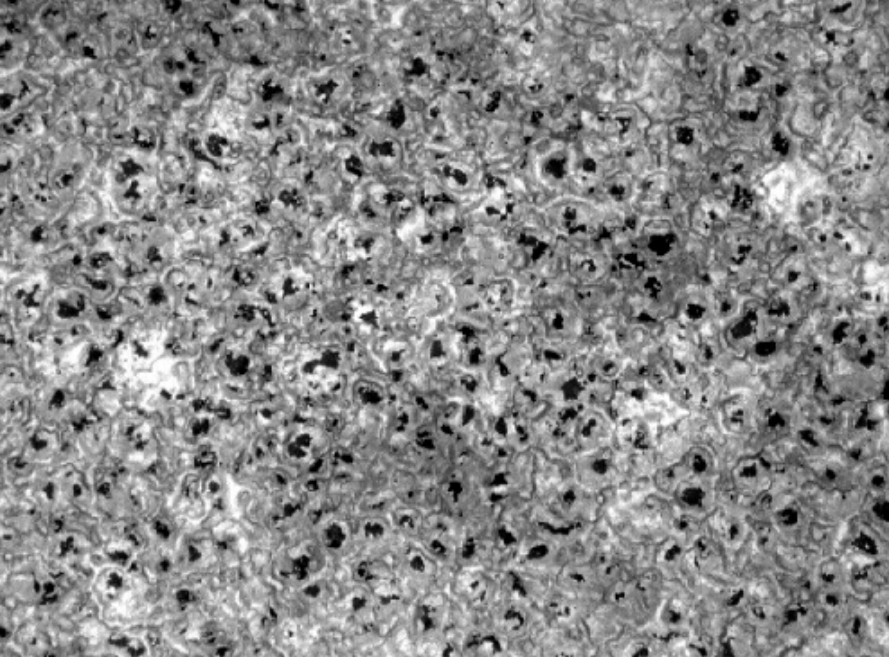
#> input picture Sahli method/test.png, 889 x 657 px, found by its file name
$ python Sahli_etal_2018_without_a.py
#> lines starting #> are read from the running program, lines starting #| are printed output that depends on the picture; after the words box and inside, x2 and y2 are one past the last pixel; in counts of white or black regions, pixels touching at a corner belong together
import numpy as np
from scipy.optimize import curve_fit
import matplotlib.pyplot as plt
from tqdm import tqdm
import math
import cv2
np.seterr(divide='ignore',invalid='ignore')
#code
def get_hist(img_gray,l = 8):
    '''
    param : img_gray is a mat
            l is the bit of the image
    return : histogram of img_gray
    '''
    hist, bins = np.histogram(img_gray.ravel(), bins=2**l, range=(0, 2**l))
    p = hist/sum(hist)
    return p

def get_pixels(img_gray,l = 8):
    '''
    param : img_gray is a mat
            l is the bit of the image
    return : number for each gray
    '''
    hist, bins = np.histogram(img_gray.ravel(), bins=2**l, range=(0, 2**l))
    pixel = hist
    return pixel

# [5 lines of commented-out code are left out]

def get_min_val(list1,list2):
    '''获得list1与list2组成的图像交点的左边的交点
    要求第一个参数必须是背景图像，第二个才是前景，顺序不能乱
    '''
    diff = list(np.array(list1) -np.array(list2))
    res = 0
    for index,val in enumerate(diff):
        if val >= 0:
            res = index
            break
    return res

def P1(u1,std_dev1,g):
    '''std_dev and u are constant'''
    res = 1 / (std_dev1 * 2**0.5 * np.pi ** 0.5) * np.exp(- (g - u1)**2 / (2 * std_dev1**2))
    return res

def P2(u2,std_dev2,d,g):
    '''a b c d are constant
    "a" is a normalization parameter
    '''
    # res = a * np.exp( ((z - b) / c)**2 ) * np.log(1 + np.exp(0.1 *(z - d)))
    res = 1 / (std_dev2 * 2**0.5 * np.pi ** 0.5) * np.exp(- (g - u2)**2 / (2 * std_dev2**2)) * np.log(1 + np.exp(0.1 * (g - d)))
    return res

def h(g,u1,std_dev1, u2,std_dev2,d,A_star):
    ''' g is var
        Other variables are constants that need to be estimated.
        And a is
    '''
    res = A_star * P1(u1,std_dev1,g) + (1 - A_star) * P2(u2,std_dev2,d,g)
    return res


def Sahli_etal_2018(img_gray,l = 8,savePath=None):
    '''
    method: Minimum_error_method - Sahli_etal_2018
    param : img_gray mat
            l is the bit of the image
    return: k(threshold) and binary_image_mat
    '''
    # Reference:paper [1]
    # Begin  ###################################################
    # Get the histogram of img_gray
    p = get_hist(img_gray,l)
    pixels = get_pixels(img_gray,l)
    # A_star_list     = [sum(pixels[0:k+1])/sum(pixels) for k in range(2**l)]
    # Sub_A_star_list = [1 - A_star for A_star in A_star_list]
    ydata = p.copy() # h(z) is ydata
    xdata = [i for i in range(len(ydata))]
    '''  u1:[0,255],std_dev1:[0,255],u2:[0:255],std_dev2:[0,255],d:[-np.inf:+np.inf],A_star:[0:1]'''
    param_bounds=([ 0,0,0,0,-np.inf,0],[255,255,255,255,np.inf,1])

    popt, pcov = curve_fit(h, xdata, ydata,bounds=param_bounds,maxfev = 10000)

    # for i,ch in enumerate( ['u1','std_dev1', 'u2','std_dev2','d','A_star']) :
    #     print(f"{ch}: {popt[i]}")

    u1,std_dev1,u2,std_dev2,d,A_star = popt
    y1  = [h(z, *popt) for z in xdata]  #直方图拟合后的y值
    y_p1 = [P1(u1,std_dev1,g) * A_star for g in xdata]  #前景的图线
    y_p2 = [P2(u2,std_dev2,d,g)*(1 - A_star) for g in xdata]  #背景的图线
    plt.plot(xdata,y_p1,"g")              #绘制前景图线
    plt.plot(xdata,y_p2,"black")        #绘制背景图线
    plt.plot(xdata, y1, 'r')           #直方图拟合的图线
    plt.plot(xdata, ydata , "b")     #原始直方图
    plt.legend(labels=["target","background","histgram","origin hist"],loc="lower right",fontsize=10)
    plt.grid()
    #寻找最接近的P1和P2的点作为相交点
    k = get_min_val(y_p2,y_p1)
    plt.axvline(x = k)
    # plt.show()
    # 保存一下绘制的直方图
    if savePath != None:
        plt.savefig(savePath)
    plt.close()
    _ , binary = cv2.threshold(img_gray, k, 2**l - 1, cv2.THRESH_BINARY)
    _ , binary = cv2.threshold(img_gray, k, 2**l - 1, cv2.THRESH_BINARY)
    # binary = cv2.bitwise_not(binary)
    return k,binary


if __name__ == "__main__":
    # img_concat_RGB_and_Binary(1)
    path = r"Sahli method\test.png"
    img = cv2.imread(path)
#> img is the input picture: shape (657, 889, 3); min 0, max 255, mean 137.1
    # img = cv2.resize(img,(400,400))
    gray_img = cv2.cvtColor(img,cv2.COLOR_BGR2GRAY)
    ret,b  = Sahli_etal_2018(gray_img)
#> in get_hist, `hist, bins = np.histogram(img_gray.ravel(), bins=2**l, range=(0, 2**l))`: hist = 256 values, max 6126 at index 147, min 4 at index 255, mean 2281.5; bins = 257 values from 0 to 256
#> in get_hist, `p = hist/sum(hist)`: p = 256 values, max 0.0105 at index 147, min 6.85e-06 at index 255, mean 0.00391
#> in get_pixels, `hist, bins = np.histogram(img_gray.ravel(), bins=2**l, range=(0, 2**l))`: bins = 257 values from 0 to 256
#> in get_pixels, `pixel = hist`: pixel has the same summary as hist in get_hist
#> in Sahli_etal_2018, `pixels = get_pixels(img_gray,l)`: pixels has the same summary as hist in get_hist
#> in Sahli_etal_2018, `ydata = p.copy()`: ydata has the same summary as p in get_hist
#> in Sahli_etal_2018, `xdata = [i for i in range(len(ydata))]`: xdata = 256 values from 0 to 255
#> in Sahli_etal_2018, `popt, pcov = curve_fit(h, xdata, ydata,bounds=param_bounds,maxfev = 10..`: popt = [1.96e-26, 132.3, 72.74, 53.05, 93.99, 0.377]; pcov = [[1282.8, -909.2, -206.9, 56.14, 48.11, -3.31], [-909.2, 957.9, 205, -63.2, -36.68, 3.17], [-206.9, 205, 45.4, -13.89, -8.04, 0.697], [56.14, -63.2, -13.89, 4.44, 2.19, -0.21], [48.11, -36.68, -8.04, 2.19, 1.94, -0.131], [-3.31, 3.17, 0.697, -0.21, -0.131, 0.0108]]
#> in Sahli_etal_2018, `u1,std_dev1,u2,std_dev2,d,A_star = popt`: u1 = 1.96e-26; std_dev1 = 132.3; u2 = 72.74; std_dev2 = 53.05; d = 93.99; A_star = 0.377
#> in Sahli_etal_2018, `y1  = [h(z, *popt) for z in xdata]`: y1 = 256 values, max 0.0104 at index 136, min 0.000384 at index 255, mean 0.00393
#> in Sahli_etal_2018, `y_p1 = [P1(u1,std_dev1,g) * A_star for g in xdata]`: y_p1 = 256 values, max 0.00114 at index 0, min 0.000177 at index 255, mean 0.000698
#> in Sahli_etal_2018, `y_p2 = [P2(u2,std_dev2,d,g)*(1 - A_star) for g in xdata]`: y_p2 = 256 values, max 0.00971 at index 137, min 1.52e-07 at index 0, mean 0.00323
#> in get_min_val, `diff = list(np.array(list1) -np.array(list2))`: diff = 256 values, max 0.00905 at index 138, min -0.00114 at index 0, mean 0.00253
#> the loop in get_min_val, `for index,val in enumerate(diff):` made 81 passes
#> res on pass 81: 80
#> val on passes 1 to 6: -0.00114, -0.00114, -0.00113, -0.00113, -0.00113, -0.00113
#> in Sahli_etal_2018, `k = get_min_val(y_p2,y_p1)`: k = 80
#> in Sahli_etal_2018, `plt.close()`:
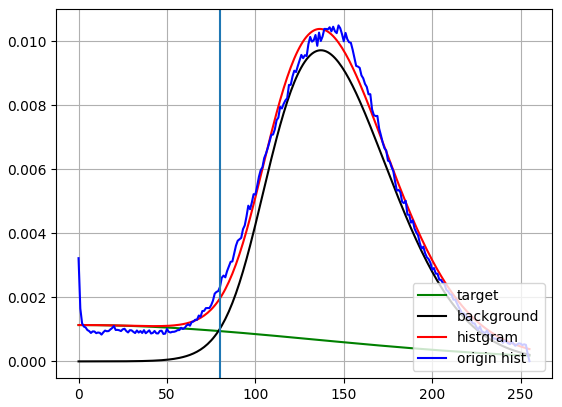
#> figure drawn by matplotlib, 1 panel; curve peaks at x = 0, y = 0.00114; curve peaks at x = 137, y = 0.00971; curve peaks at x = 136, y = 0.0104
#> in Sahli_etal_2018, `_ , binary = cv2.threshold(img_gray, k, 2**l - 1, cv2.THRESH_BINARY)`:
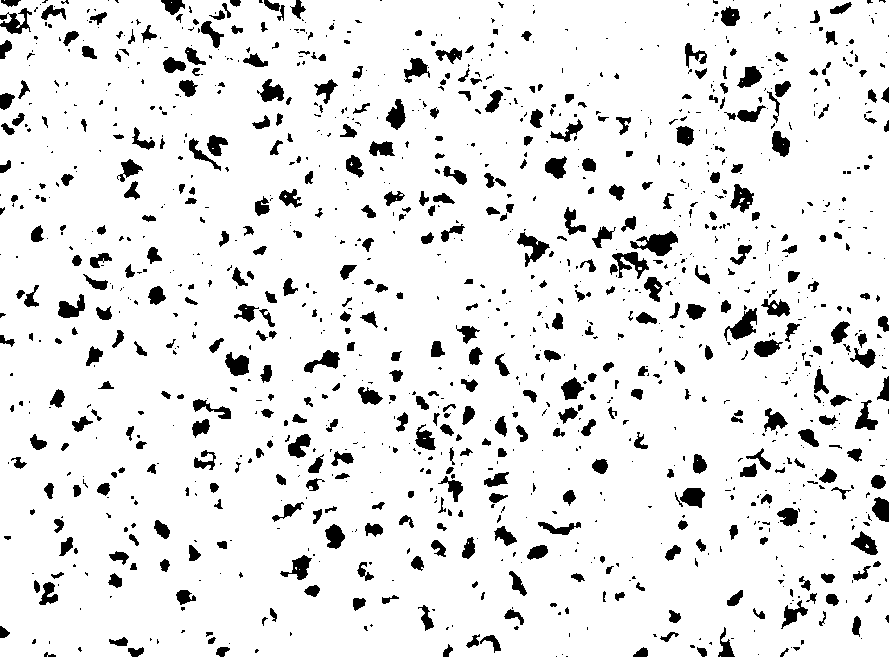
#> binary: shape (657, 889); 90.7% white; 1280 black regions (804 under 20 px), largest, box (x1, y1, x2, y2) and area: (630, 231, 678, 256) 608, (724, 308, 757, 341) 495, (517, 232, 550, 267) 447
#> ret = 80
    cv2.imshow(f"thresh:{ret}",b)
    print(f"thresh:{ret}")
#| thresh:80
    cv2.imshow("o",img)
    cv2.waitKey(0)

'''
#References:
[1] A Revisit of Various Thresholding Methods for Segmenting the Contact Area Images

#log:

'''

$ run again, with Sahli method/SS[9@OG%5WF@9B01N@AX(6P.png copied over Sahli method/test.png
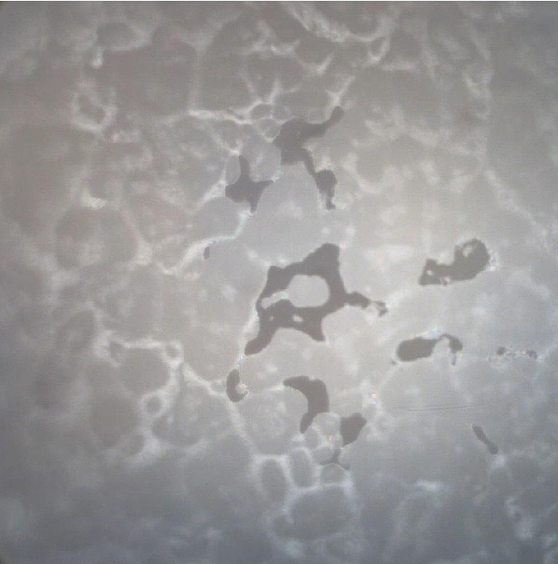
#> input picture Sahli method/SS[9@OG%5WF@9B01N@AX(6P.png, 1116 x 1128 px, found by its file name (shown at 1/2 size)
#> img is the input picture: shape (1128, 1116, 3); mean B, G, R 152.6, 152.4, 153.8
#> in get_hist, `hist, bins = np.histogram(img_gray.ravel(), bins=2**l, range=(0, 2**l))`: hist = 256 values, max 25976 at index 134, min 0 at index 0, mean 4917.4; bins = 257 values from 0 to 256
#> in get_hist, `p = hist/sum(hist)`: p = 256 values, max 0.0206 at index 134, min 0 at index 0, mean 0.00391
#> in get_pixels, `hist, bins = np.histogram(img_gray.ravel(), bins=2**l, range=(0, 2**l))`: bins = 257 values from 0 to 256
#> pixel has the same summary as hist in get_hist
#> pixels has the same summary as hist in get_hist
#> ydata has the same summary as p in get_hist
#> xdata = 256 values from 0 to 255
#> popt = [1.9e-08, 255, 96.15, 40.8, 113.8, 4.26e-06]; pcov = [[1.56e+13, -1.12e+13, -5117950, 716380.7, 2718225, -224761.9], [-1.12e+13, 4.81e+14, 217472747.9, -62890483.7, -50902430.7, 7394068.4], [-5117950, 217472747.9, 111, -33.46, -22.08, 3.64], [716380.7, -62890483.7, -33.46, 10.49, 5.93, -1.06], [2718225, -50902430.7, -22.08, 5.93, 6.56, -0.806], [-224761.9, 7394068.4, 3.64, -1.06, -0.806, 0.123]]
#> u1 = 1.9e-08; std_dev1 = 255; u2 = 96.15; std_dev2 = 40.8; d = 113.8; A_star = 4.26e-06
#> y1 = 256 values, max 0.0151 at index 146, min 1.36e-08 at index 0, mean 0.00404
#> y_p1 = 256 values, max 6.67e-09 at index 0, min 4.04e-09 at index 255, mean 5.7e-09
#> y_p2 = 256 values, max 0.0151 at index 146, min 6.97e-09 at index 0, mean 0.00404
#> diff = 256 values, max 0.0151 at index 146, min 3.05e-10 at index 0, mean 0.00404
#> the loop in get_min_val, `for index,val in enumerate(diff):` made 1 pass
#> (val, res) on pass 1: (3.05e-10, 0)
#> k = 0
#> in Sahli_etal_2018, `plt.close()`:
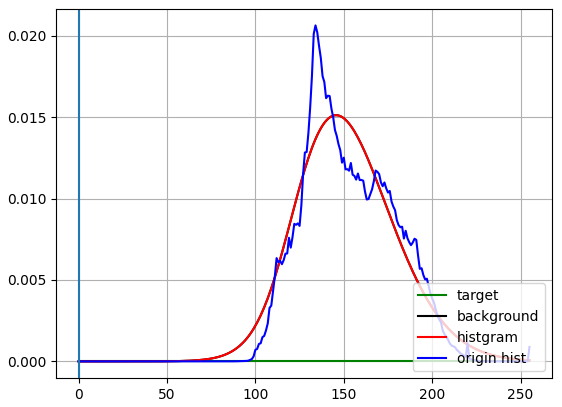
#> figure drawn by matplotlib, 1 panel; curve peaks at x = 0, y = 6.67e-09; curve peaks at x = 146, y = 0.0151; curve peaks at x = 146, y = 0.0151
#> binary: shape (1128, 1116); every value is 255
#| thresh:0
